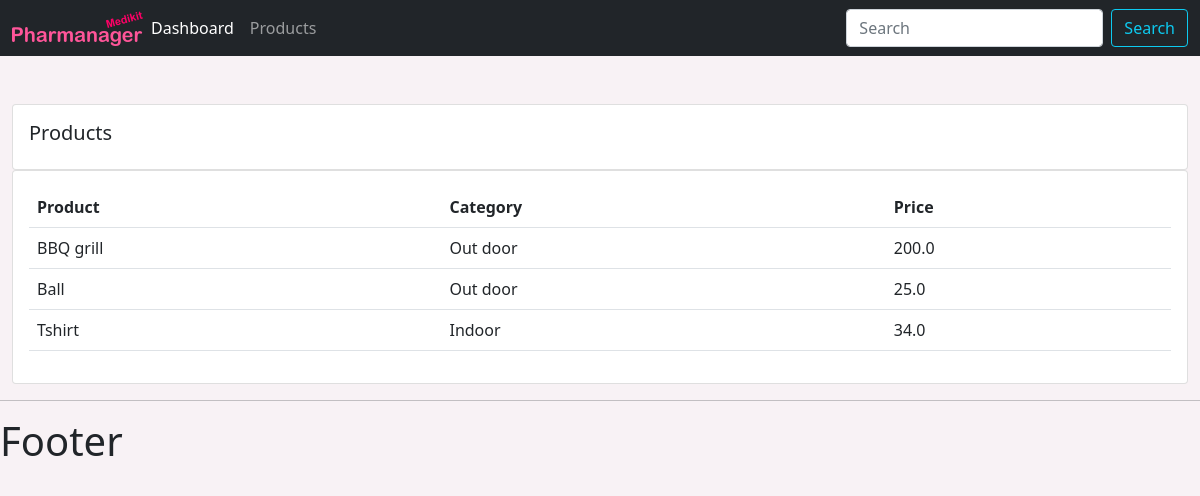
Screenshot of /products/ with the database file from the repository.
### user_accounts/models.py (models this page shows, shortened)
class Product(models.Model):
    CATEGORY = (
        ('Indoor', 'Indoor'),
        ('Out door', 'Out door'),
    )
    name = models.CharField(max_length=200, null=True)
    price = models.FloatField(null=True)
    category = models.CharField(max_length=200, null=True, choices=CATEGORY)
    description = models.CharField(max_length=200, null=True, blank=True)
    date_created = models.DateTimeField(auto_now_add=True)
    tags = models.ManyToManyField(Tag)

### user_accounts/views.py (the view)
# urls.py: path('products/', views.products, name="products"),
def products(request):
    products = Product.objects.all()
    return render(request, 'user_accounts/products.html', {'products': products})

### user_accounts/templates/user_accounts/products.html
{%  extends 'user_accounts/main.html' %}
{% block content %}
		<br>
		<div class="row">
			<div class="col-md">
				<div class="card card-body">
					<h5>Products</h5>
				</div>
				<div class="card card-body">
					<table class="table">
						<tr>
							<th>Product</th>
							<th>Category</th>
							<th>Price</th>
						</tr>
						{% for i in products %}
							<tr>
								<td>{{i.name}}</td>
								<td>{{i.category}}</td>
								<td>{{i.price}}</td>
							</tr>
						{% endfor %}
					</table>
				</div>
			</div>
		</div>
{% endblock content %}

### static/css/main.css (style rules this page uses)
:root { --main-bg-color: rgb(248, 242, 245); --status-bg-color: #db4382; }
body { background-color: var(--main-bg-color); }

### rows the page displays
Product: name "BBQ grill", category "Out door", price "200.0"
Product: name "Ball", category "Out door", price "25.0"
Product: name "Tshirt", category "Indoor", price "34.0"
